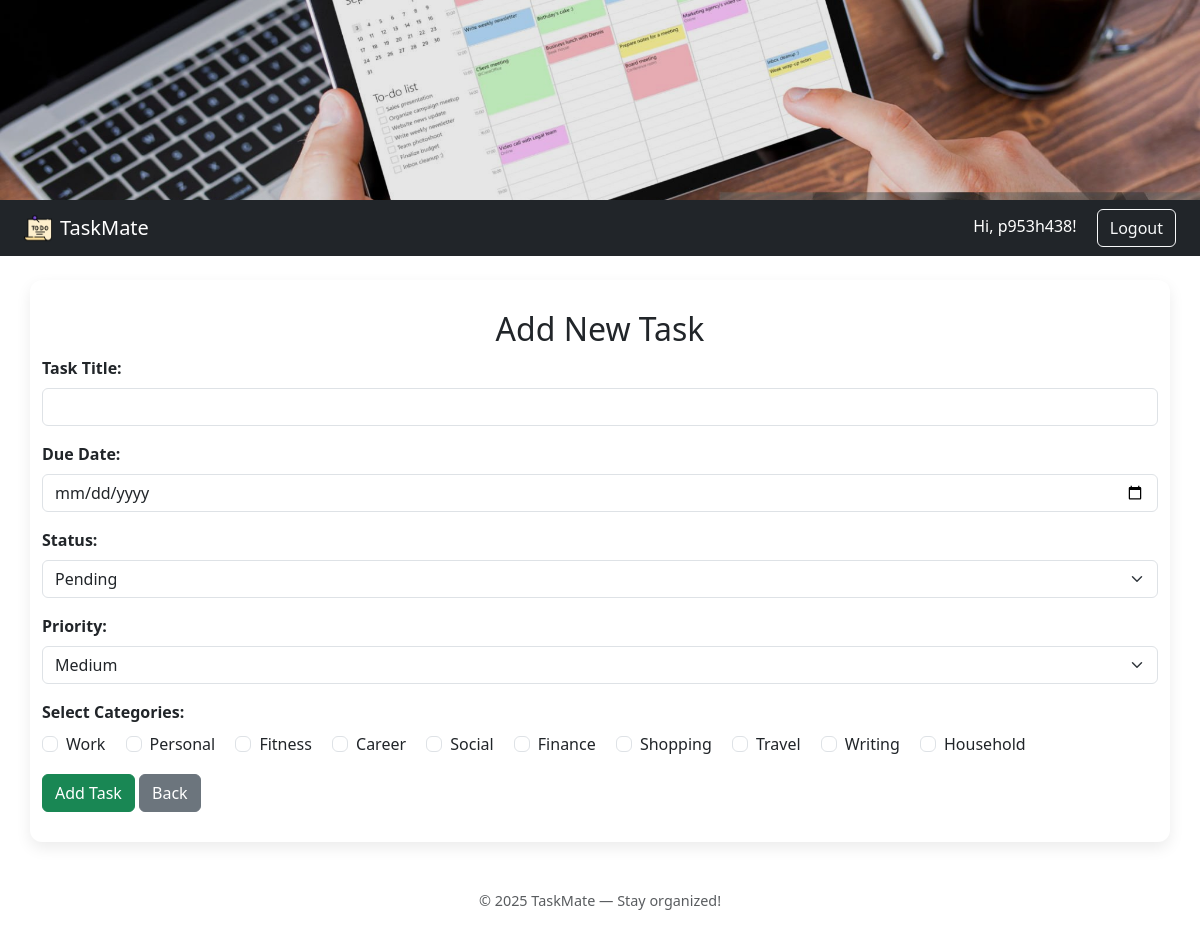
The page /add (signed in) on the database its author committed.
### tables this page shows
CREATE TABLE Categories (
    category_id INTEGER PRIMARY KEY AUTOINCREMENT,
    category_name TEXT NOT NULL UNIQUE,
    description TEXT
);

### app.py (the view, shortened to what this page needs)
@app.route('/add', methods=['GET', 'POST'])
def add_task():
    if 'user_id' not in session:
        return redirect(url_for('login'))
    conn = get_db()
    categories = conn.execute('SELECT * FROM Categories').fetchall()
    conn.close()
    return render_template('add_task.html', categories=categories)

### app.py (called while the page is built)
def get_db():
    conn = sqlite3.connect(DATABASE)
    conn.row_factory = sqlite3.Row
    return conn

### templates/add_task.html (shortened to what this page needs)
{% extends "base.html" %}
{% block content %}
<h2>Add New Task</h2>
<form method="POST" action="{{ url_for('add_task') }}">
    <div class="mb-3">
        <label for="title" class="form-label">Task Title:</label>
        <input type="text" name="title" id="title" class="form-control" required>
    </div>
    <div class="mb-3">
        <label for="due_date" class="form-label">Due Date:</label>
        <input type="date" name="due_date" id="due_date" class="form-control" required>
    </div>
    <div class="mb-3">
        <label class="form-label">Status:</label>
        <select name="status" class="form-select">
            <option value="Pending">Pending</option>
        </select>
    </div>
    <div class="mb-3">
        <label class="form-label">Priority:</label>
        <select name="priority" class="form-select">
            <option value="Medium" selected>Medium</option>
        </select>
    </div>
    <div class="mb-3">
        <label class="form-label">Select Categories:</label><br>
        {% for category in categories %}
            <div class="form-check form-check-inline">
                <input class="form-check-input" type="checkbox" name="categories" value="{{ category['category_id'] }}" id="cat{{ category['category_id'] }}">
                <label class="form-check-label" for="cat{{ category['category_id'] }}">{{ category['category_name'] }}</label>
            </div>
        {% endfor %}
    </div>
    <button type="submit" class="btn btn-success">Add Task</button>
    <a href="{{ url_for('dashboard') }}" class="btn btn-secondary">Back</a>
</form>
{% endblock %}

### static/styles.css (style rules this page uses)
body { background-color: #f4f4f8; font-family: 'Segoe UI', Tahoma, sans-serif; }
h2 { font-weight: 600; color: #333; text-align: center; margin-bottom: 25px; }
label.form-label { font-weight: 600; }
input, select { border-radius: 6px !important; }
.btn { border-radius: 6px; padding: 8px 18px; font-weight: bold; }

### rows shown on the page
Categories: category_name "Work"
Categories: category_name "Personal"
Categories: category_name "Fitness"
Categories: category_name "Career"
Categories: category_name "Social"
Categories: category_name "Finance"
Categories: category_name "Shopping"
Categories: category_name "Travel"
Categories: category_name "Writing"
Categories: category_name "Household"

### other values the page prints
{{ session['username'] }} "p953h438"
